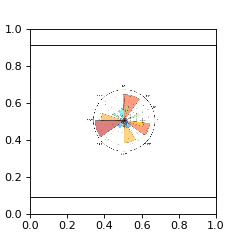

The Python source for this figure:
import matplotlib.pyplot as plt
from mpl_template import insert_image
file = "img/polar_bar_demo.png"
fig, ax = plt.subplots(figsize=(3, 3))
img_ax = insert_image(ax, file, scale=0.5)
